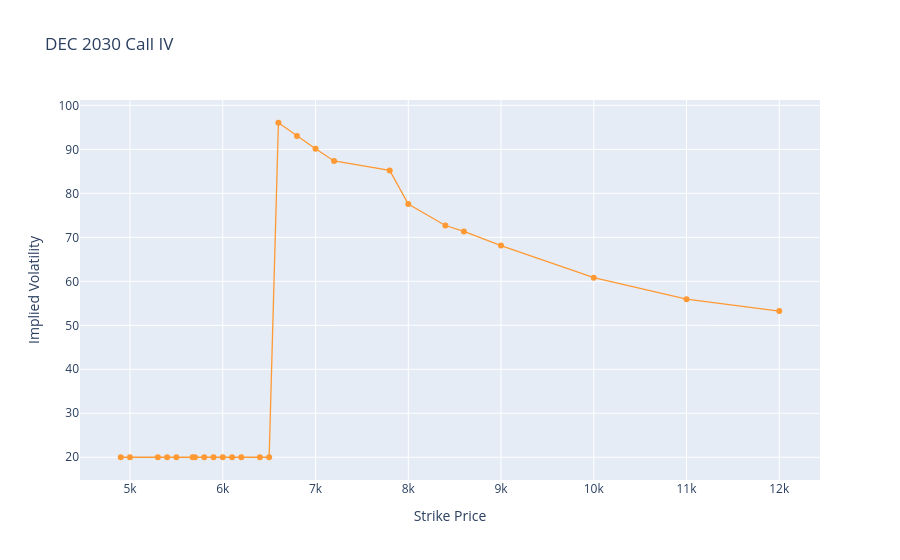

Source (notebook cell):
### Code cell
df['IV'][:].iplot(
    mode='lines+markers',
    size=6,
    layout=dict(
        title='DEC 2030 Call IV',
        xaxis=dict(title='Strike Price'),
        yaxis=dict(title='Implied Volatility')
    )
)

### Figure 1 — Plotly figure (JSON) as saved in the notebook; plotly's stock layout.template omitted (floating-point values rounded to 4 significant figures)
{"data": [{"line": {"color": "rgba(255, 153, 51, 1.0)", "dash": "solid", "shape": "linear", "width": 1.3}, "marker": {"size": 6, "symbol": "circle"}, "mode": "lines+markers", "name": "IV", "text": "", "type": "scatter", "x": [4900.0, 5000.0, 5300.0, 5400.0, 5500.0, 5675.0, 5700.0, 5800.0, 5900.0, 6000.0, 6100.0, 6200.0, 6400.0, 6500.0, 6600.0, 6800.0, 7000.0, 7200.0, 7800.0, 8000.0, 8400.0, 8600.0, 9000.0, 10000.0, 11000.0, 12000.0], "y": [20.0, 20.0, 20.0, 20.0, 20.0, 20.0, 20.0, 20.0, 20.0, 20.0, 20.0, 20.0, 20.0, 20.0, 96.05, 93.05, 90.15, 87.37, 85.22, 77.59, 72.69, 71.34, 68.13, 60.82, 55.94, 53.24]}], "layout": {"title": {"text": "DEC 2030 Call IV"}, "xaxis": {"title": {"text": "Strike Price"}}, "yaxis": {"title": {"text": "Implied Volatility"}}}}
